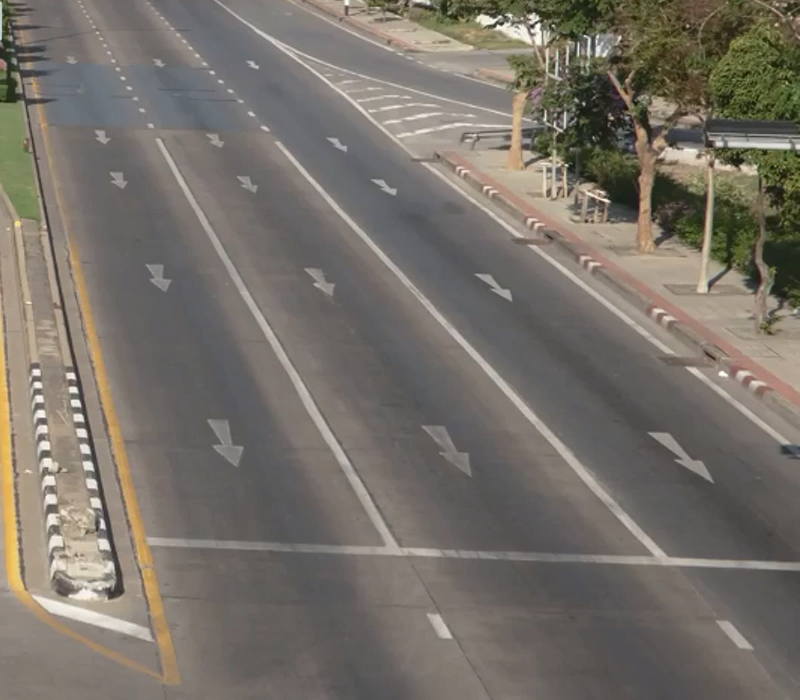
%> input picture Data/001.jpg, 800 x 700 px
$ octave Detect_Test.m   (GNU Octave 9; MATLAB toolbox functions it lacks are replaced by stand-ins)
%> lines starting %> are read from the running program, lines starting %| are printed output that depends on the picture; in (x1, y1, x2, y2) boxes, pixels count from 0 and x2, y2 are one past the last pixel; in counts of white or black regions, pixels touching at a corner belong together; the program's own positions count from 1
background=imread('Data\001.jpg');                %读取原图
%> background is the input picture: size 700x800x3 uint8; mean R, G, B 118.8, 112.8, 104.7
% figure,imshow(im1,[]);title('Raw');  %显示原图

image2=imread('Data\017.jpg');                %读取原图
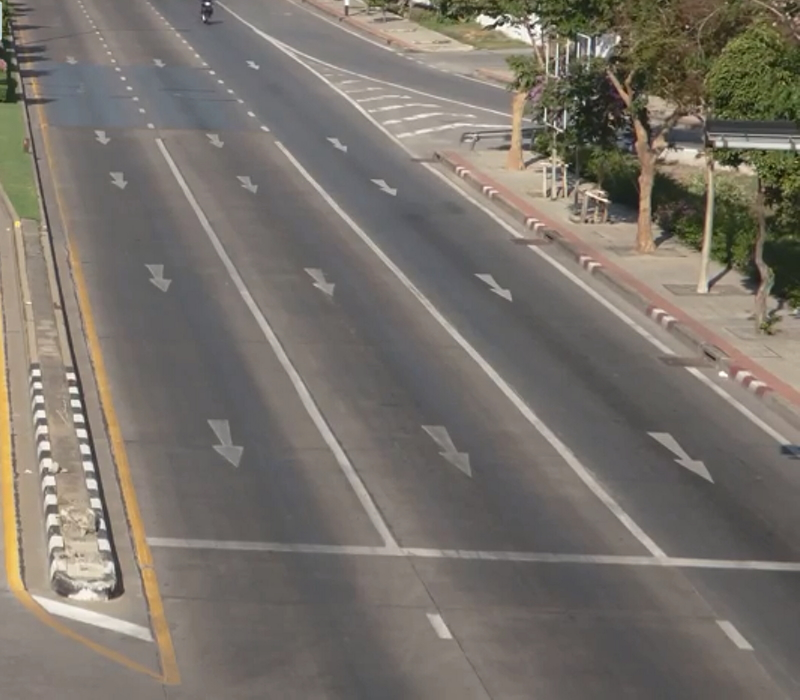
%> input picture Data/017.jpg, 800 x 700 px
%> image2 is the input picture: size 700x800x3 uint8; mean R, G, B 120.4, 114.2, 106.3
% figure,imshow(im2,[]);title('Raw');  %显示原图

image=background-image2;
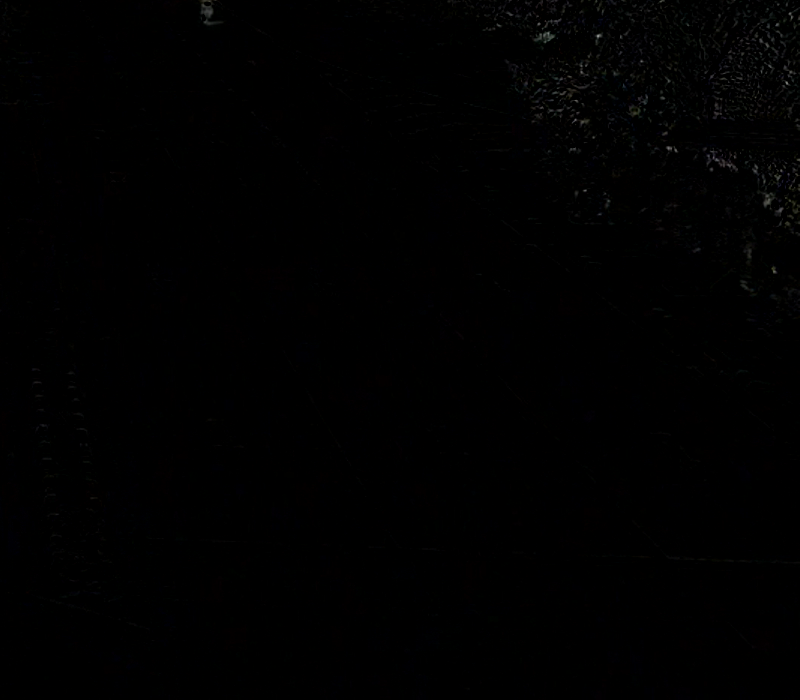
%> image: size 700x800x3 uint8; mean R, G, B 0.7, 0.7, 0.8
image=rgb2gray(image);
%> image: size 700x800 uint8
% Morphology Operation  erode to remove small noise
image=bwmorph(image,'erode',4);
%> image: size 700x800 logical; 0% white in thin lines or dots, all inside (x1, y1, x2, y2) = (204, 10, 768, 246)
% select largest object
[image,nn]=bwlabel(image,8);
%> image: size 700x800 double; 6 distinct labels, from 0 to 5
%> nn = 5

[m,n,k]=size(image);
%> m = 700; n = 800; k = 1
figure,imshow(image,[]);title('Raw');


% [15 lines of commented-out code are left out]

STATS_1 = regionprops(image,'Centroid');
%> STATS_1 = 5 regions; Centroid: [207 11.2], [214 26], [545 38], [751.5 246], [768 199]
STATS_2 = regionprops(image,'Area');
%> STATS_2 = 5 regions; Area: 7, 5, 3, 3, 2
[Largerst_number,Largerst_index]=max([STATS_2.Area]);
%> Largerst_number = 7; Largerst_index = 2
if Largerst_number>5% can find car
end
figure,imshow(image,[]);title('Raw');
hold on;
plot(STATS_1(2).Centroid(1),STATS_1(2).Centroid(2),'ro');
%> figure, not shown here; its title reads 'Raw'
